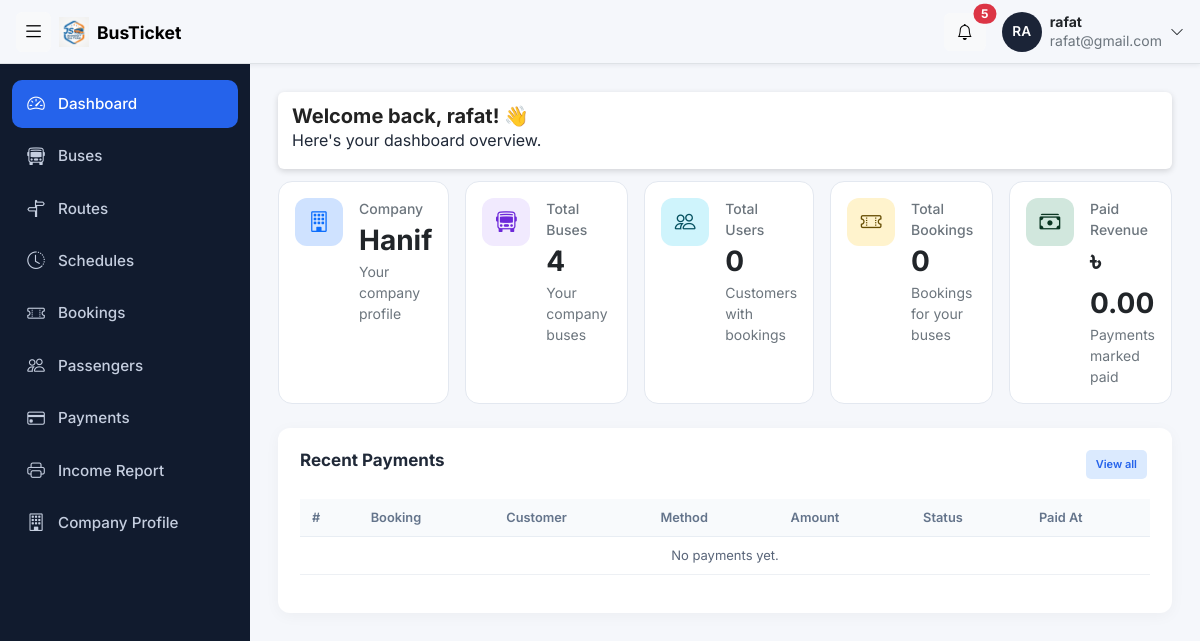
/company_admin/dashboard.php (signed in), run on an earlier commit of the app's database.
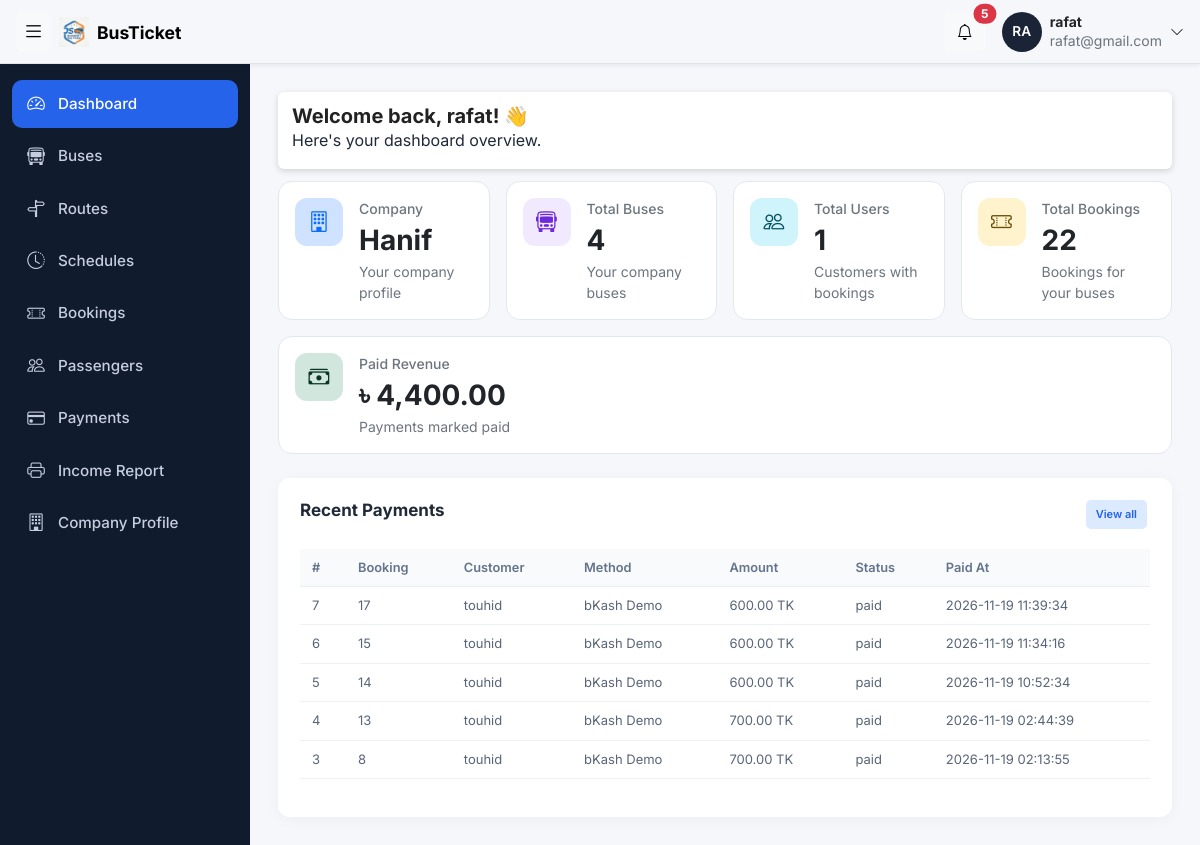
And on a later commit of the database.
### tables this page shows
CREATE TABLE `payments` (
  `payment_id` int(11) NOT NULL,
  `booking_id` int(11) NOT NULL,
  `payment_method` varchar(50) NOT NULL,
  `transaction_id` varchar(100) NOT NULL,
  `amount` decimal(10,2) NOT NULL,
  `payment_status` enum('pending','paid','failed') NOT NULL,
  `payment_date` datetime NOT NULL
);

CREATE TABLE `users` (
  `user_id` int(11) NOT NULL,
  `name` varchar(100) NOT NULL,
  `email` varchar(100) NOT NULL,
  `phone` varchar(20) NOT NULL,
  `password` varchar(255) NOT NULL,
  `role` enum('super_admin','company_admin','customer') NOT NULL,
  `company_id` int(11) DEFAULT NULL,
  `created_at` timestamp NOT NULL DEFAULT current_timestamp() ON UPDATE current_timestamp()
);

### company_admin/dashboard.php (the view, shortened to what the changed rows need)
<?php
include '../config/db.php';
$company_id = $_SESSION['company_id'];
$result = $conn->query("
    SELECT COUNT(DISTINCT bookings.user_id) AS total
    FROM bookings
    INNER JOIN schedules ON bookings.schedule_id = schedules.schedule_id
    INNER JOIN buses ON schedules.bus_id = buses.bus_id
    WHERE buses.company_id = '$company_id'
");
$totalUsers = $result->fetch_assoc()['total'];
$result = $conn->query("
    SELECT COUNT(*) AS total
    FROM bookings
    INNER JOIN schedules ON bookings.schedule_id = schedules.schedule_id
    INNER JOIN buses ON schedules.bus_id = buses.bus_id
    WHERE buses.company_id = '$company_id'
");
$totalBookings = $result->fetch_assoc()['total'];
$result = $conn->query("
    SELECT COALESCE(SUM(payments.amount), 0) AS total
    FROM payments
    INNER JOIN bookings ON payments.booking_id = bookings.booking_id
    INNER JOIN schedules ON bookings.schedule_id = schedules.schedule_id
    INNER JOIN buses ON schedules.bus_id = buses.bus_id
    WHERE buses.company_id = '$company_id'
    AND payments.payment_status = 'paid'
");
$totalRevenue = $result->fetch_assoc()['total'];
$result = $conn->query("
    SELECT payments.payment_id, payments.booking_id, users.name,
           payments.payment_method, payments.amount,
           payments.payment_status, payments.payment_date
    FROM payments
    INNER JOIN bookings ON payments.booking_id = bookings.booking_id
    INNER JOIN users ON bookings.user_id = users.user_id
    INNER JOIN schedules ON bookings.schedule_id = schedules.schedule_id
    INNER JOIN buses ON schedules.bus_id = buses.bus_id
    WHERE buses.company_id = '$company_id'
    ORDER BY payments.payment_date DESC
    LIMIT 5
");
$recentPayments = $result;
?>
<!DOCTYPE html>
<html lang="bn">
<head>
   <?php
include '../includes/admin_css.php';
?>
</head>
<body>
    <div class="layout">
         <main class="content">
  <div class="header-card">
    <h2>Welcome back, <?php echo htmlspecialchars($_SESSION['name'] ?? '', ENT_QUOTES, 'UTF-8'); ?>! 👋</h2>
  </div>
     <section class="row g-3 mb-4">
      <div class="col-sm-6 col-xl">
        <div class="card stat-card h-100"><div class="card-body d-flex gap-3">
          <div><div class="text-secondary small fw-medium">Total Users</div><div class="fs-3 fw-bold" id="statUsers">
            <?php echo (int)$totalUsers; ?>
          </div><div class="text-secondary small">Customers with bookings</div></div>
        </div></div>
      </div>
      <div class="col-sm-6 col-xl">
        <div class="card stat-card h-100"><div class="card-body d-flex gap-3">
          <div><div class="text-secondary small fw-medium">Total Bookings</div><div class="fs-3 fw-bold" id="statBookings"><?php echo (int)$totalBookings; ?></div><div class="text-secondary small">Bookings for your buses</div></div>
        </div></div>
      </div>
      <div class="col-sm-6 col-xl">
        <div class="card stat-card h-100"><div class="card-body d-flex gap-3">
          <div><div class="text-secondary small fw-medium">Paid Revenue</div><div class="fs-3 fw-bold" id="statRevenue">৳ <?php echo number_format((float)$totalRevenue, 2); ?></div><div class="text-secondary small">Payments marked paid</div></div>
        </div></div>
      </div>
    </section>
    <section class="company-card mb-4">
      <div class="table-responsive">
        <table class="table company-table">
          <thead>
            <tr><th>#</th><th>Booking</th><th>Customer</th><th>Method</th><th>Amount</th><th>Status</th><th>Paid At</th></tr>
          </thead>
          <tbody>
            <?php if ($recentPayments->num_rows > 0) { ?>
              <?php while ($payment = $recentPayments->fetch_assoc()) { ?>
                <tr>
                  <td><?php echo (int)$payment['payment_id']; ?></td>
                  <td><?php echo (int)$payment['booking_id']; ?></td>
                  <td><?php echo htmlspecialchars($payment['name'], ENT_QUOTES, 'UTF-8'); ?></td>
                  <td><?php echo htmlspecialchars($payment['payment_method'], ENT_QUOTES, 'UTF-8'); ?></td>
                  <td><?php echo number_format((float)$payment['amount'], 2); ?> TK</td>
                  <td><?php echo htmlspecialchars($payment['payment_status'], ENT_QUOTES, 'UTF-8'); ?></td>
                  <td><?php echo htmlspecialchars($payment['payment_date'], ENT_QUOTES, 'UTF-8'); ?></td>
                </tr>
              <?php } ?>
            <?php } else { ?>
              <tr><td colspan="7" class="text-center">No payments yet.</td></tr>
            <?php } ?>
          </tbody>
        </table>
      </div>
    </section>
  </main>
</body>
</html>

What changed in the data, as far as the page shows it:
added payments: payment_id "7", booking "17", users.name "touhid", payment_method "bKash Demo", amount "600.00", payment_status "paid", payment_date "2026-11-19 11:39:34"
added payments: payment_id "6", booking "15", users.name "touhid", payment_method "bKash Demo", amount "600.00", payment_status "paid", payment_date "2026-11-19 11:34:16"
added payments: payment_id "5", booking "14", users.name "touhid", payment_method "bKash Demo", amount "600.00", payment_status "paid", payment_date "2026-11-19 10:52:34"
added payments: payment_id "4", booking "13", users.name "touhid", payment_method "bKash Demo", amount "700.00", payment_status "paid", payment_date "2026-11-19 02:44:39"
added payments: payment_id "3", booking "8", users.name "touhid", payment_method "bKash Demo", amount "700.00", payment_status "paid", payment_date "2026-11-19 02:13:55"
Also different on the page:
$totalUsers: "0" → "1"
$totalBookings: "0" → "22"
$totalRevenue: "0.00" → "4,400.00"
text no longer shown: "No payments yet."
